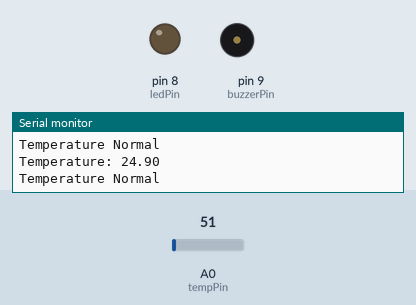
The sketch below on a simulated Arduino Uno, built with avr-gcc and run on an emulated ATmega328P. On the bench: output pins drawn as LEDs (lit = HIGH), buzzer (waves = sounding, pin HIGH), the last lines printed to the serial monitor. The inputs (shaded band) are chosen by the test bench; at power-on: A0 (tempPin) = 51.

Above: at 1.8 s.
1.9 s: A0 (tempPin) set to 66
At 3.2 s:
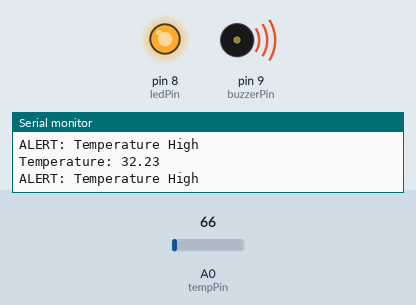
3.5 s: A0 (tempPin) set to 61
At 4.9 s:
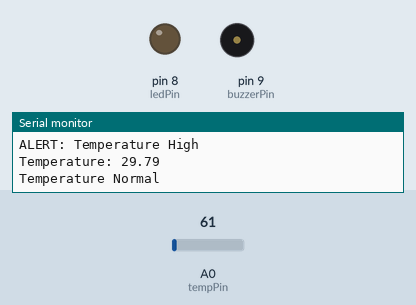
5.5 s: A0 (tempPin) set to 71
At 6.5 s:
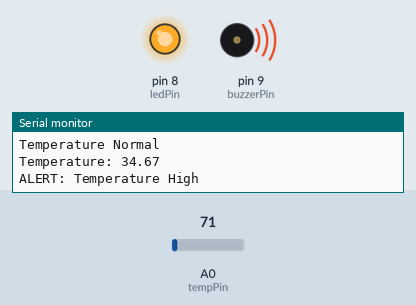
Timing chart, 0 to 8.5 s (numbered marks = the images above; inputs shaded):
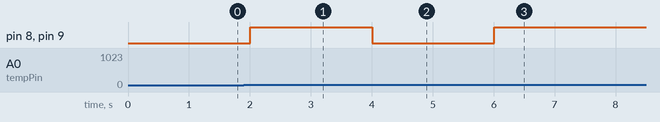

The sketch:

task3_arduino_automation.ino
```cpp
int tempPin = A0;
int ledPin = 8;
int buzzerPin = 9;

float temperature;
int threshold = 30;

void setup()
{
  pinMode(ledPin, OUTPUT);
  pinMode(buzzerPin, OUTPUT);

  Serial.begin(9600);
}

void loop()
{
  int sensorValue = analogRead(tempPin);

  temperature = (sensorValue * 5.0 * 100.0) / 1024.0;

  Serial.print("Temperature: ");
  Serial.println(temperature);

  if(temperature > threshold)
  {
    digitalWrite(ledPin, HIGH);
    digitalWrite(buzzerPin, HIGH);

    Serial.println("ALERT: Temperature High");
  }
  else
  {
    digitalWrite(ledPin, LOW);
    digitalWrite(buzzerPin, LOW);

    Serial.println("Temperature Normal");
  }

  delay(1000);
}
```

Measured:
- the behaviour switches between 61 and 62 on A0 (tempPin) (found by bisection; images 0 and 1)
- after the input at 1.9 s, pin 8 (ledPin), pin 9 (buzzerPin): LOW → HIGH after 0.10 s
- after the input at 3.5 s, pin 8 (ledPin), pin 9 (buzzerPin): HIGH → LOW after 0.50 s
- after the input at 5.5 s, pin 8 (ledPin), pin 9 (buzzerPin): LOW → HIGH after 0.51 s
